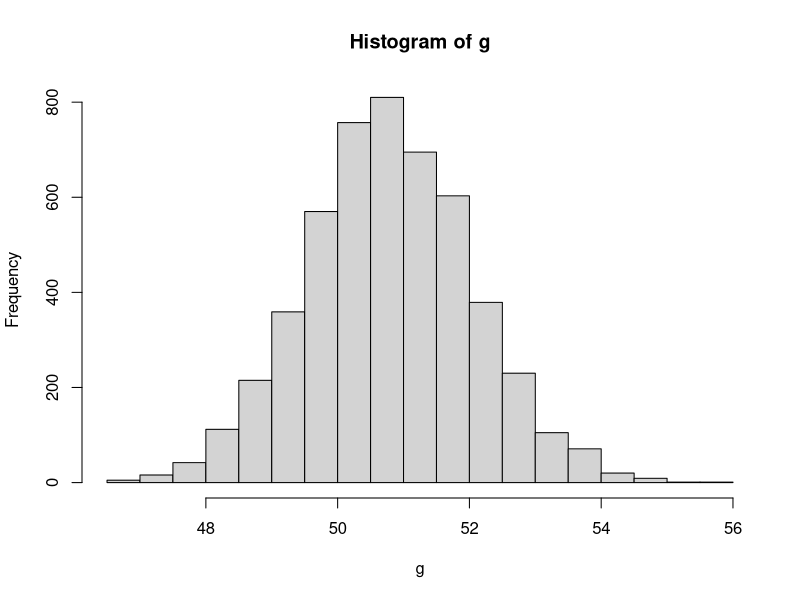

The R script that drew this image:
## ---- chunk 1
set.seed(400)
library(tidyr)
library(tidyverse)
library(rmarkdown)
library(ggplot2)
library(dbplyr)
## ---- chunk 2
trials = 5000
periods_to_maturity = c(2,4,6,8,10,12,14,16,18,20)
stock_prices = c(25, 50, 75)
stockExerciseRatio = c(0.5, 1, 1.25)
E = 50
r = 0.015
sigma_squared = 0.025 
D = 0.25
x_tilda = rnorm(trials, mean = 0, sd = 1)

generate_stock_price = function(stock_price, r, periods_to_maturity, sigma, x_tilda){
  price = stock_price * exp((r - (sigma^2)/2) + sigma * x_tilda)
  return(price)
}
g = generate_stock_price(stock_price = 50, r, periods_to_maturity[1], sigma_squared, x_tilda)
hist(g)
mean(g)
# simulation 
